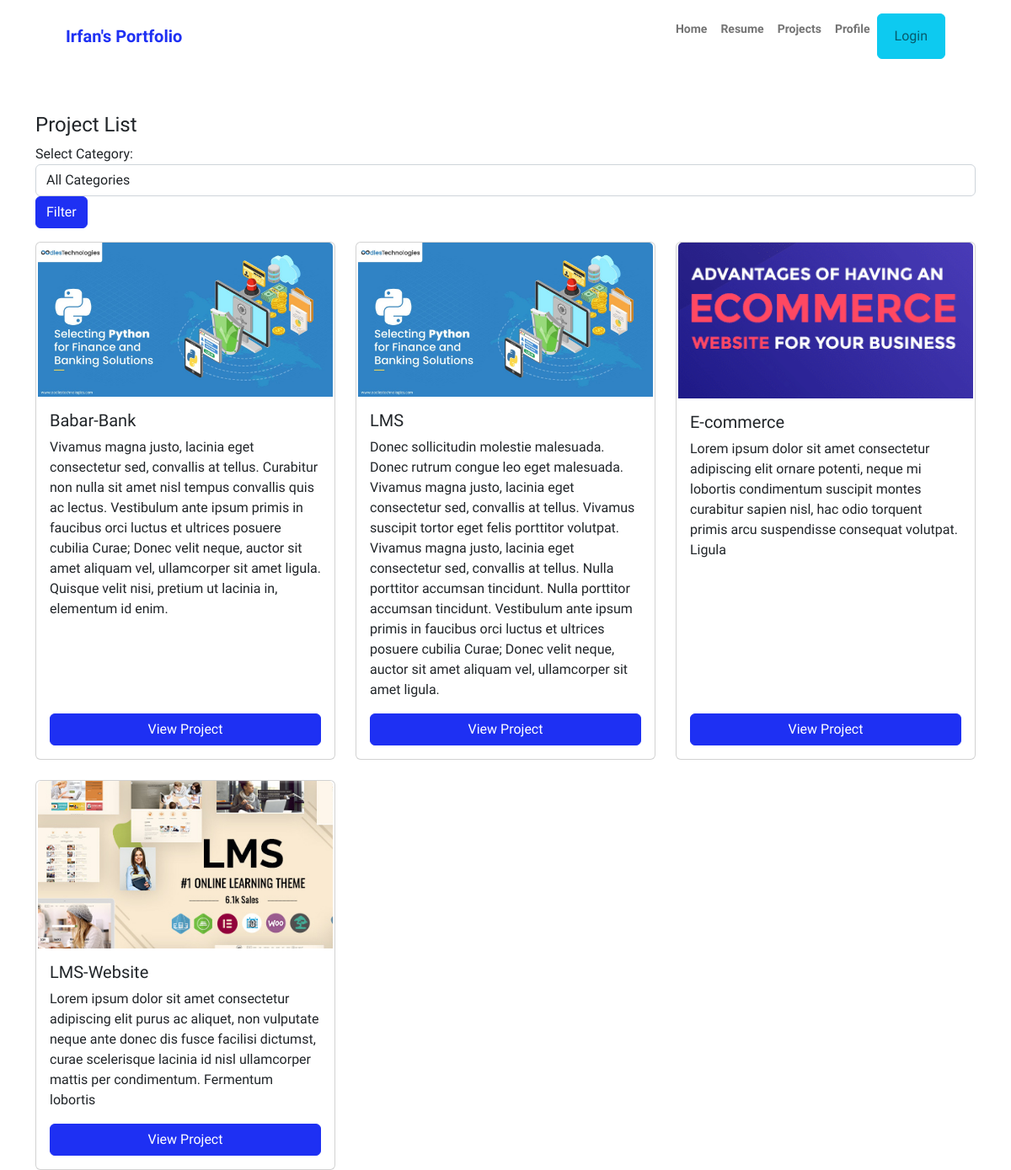
Page /project-list/ on the earlier database version.
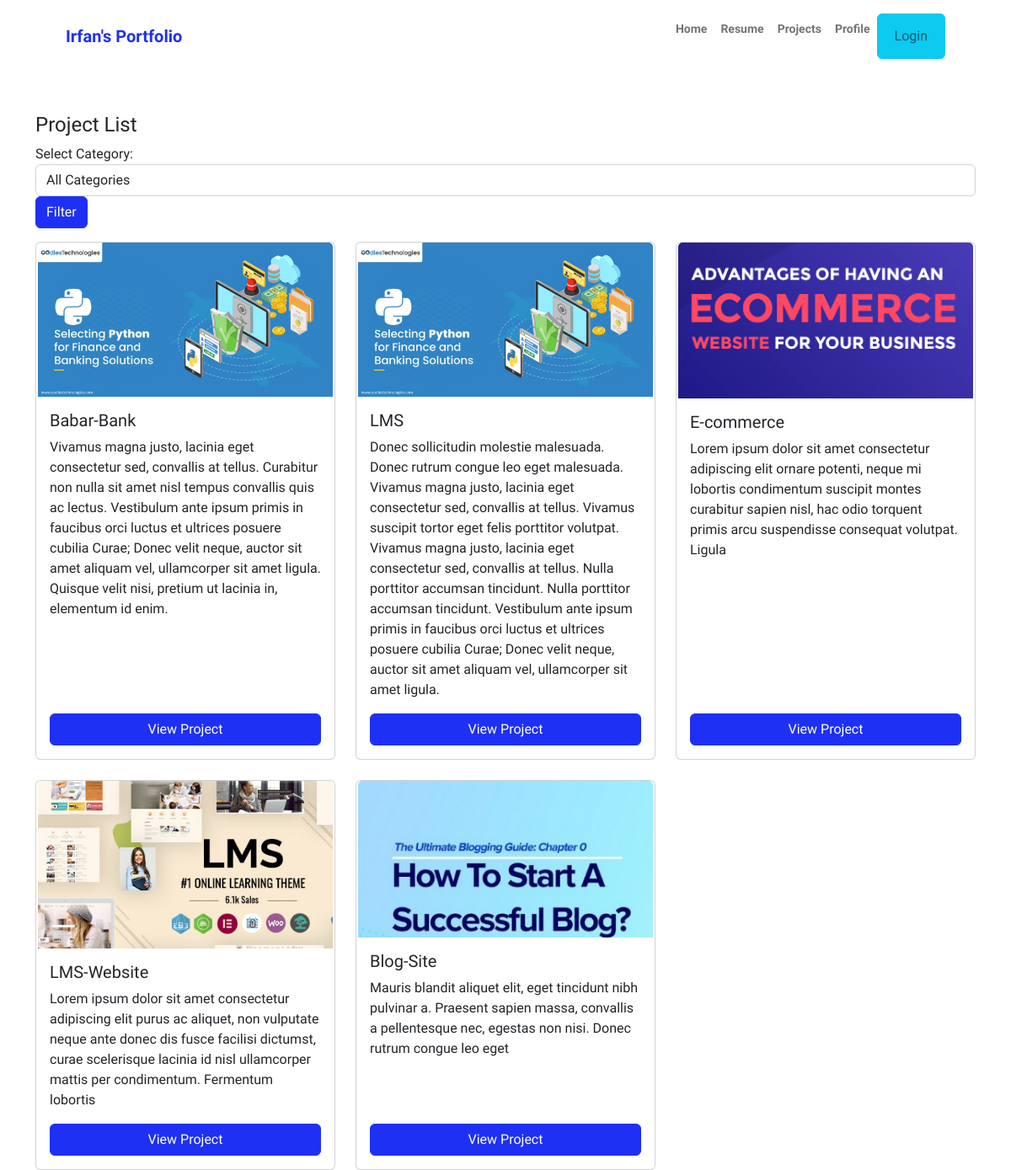
Same page on the later database version.
### main_app/models.py (models this page shows, shortened)
class Project(models.Model):
    CATEGORY_CHOICES = [
        ('E-commerce', 'E-commerce'),
        ('Blog site', 'Blog site'),
        ('Portfolio site', 'Portfolio site'),
        ('Tutorial site', 'Tutorial site'),
        ('LMS site', 'LMS site'),
    ]
    title = models.CharField(max_length=100)
    description = models.TextField()
    image = models.ImageField(upload_to='main_app/project_images/')
    category = models.CharField(max_length=50, default='default_category', choices=CATEGORY_CHOICES)
    created_at = models.DateTimeField(auto_now_add=True)

### main_app/views.py (the view)
# urls.py: path('project-list/', views.project_list, name='project_list'),
def project_list(request):
    category = request.GET.get('category')
    if category:
        projects = Project.objects.filter(category=category)
    else:
        projects = Project.objects.all()
    context = {'projects': projects}
    if not projects and not category:
        context['no_projects_message'] = "No available projects."
    elif not projects and category:
        context['no_projects_message'] = f"No available projects in the {category} category."
    return render(request, 'project_list.html', context)

### main_app/templates/project_list.html (shortened to what this page needs)
{% extends "base.html" %}
{% block body %}
<div class="container mt-5">
  <h4>Project List</h4>
  <form method="GET" action="{% url 'project_list' %}">
    <div class="form-group">
      <label for="categorySelect">Select Category:</label>
      <select class="form-control" id="categorySelect" name="category">
        <option value="">All Categories</option>
      </select>
    </div>
    <button type="submit" class="btn btn-primary mb-3">Filter</button>
  </form>
  <div class="row row-cols-1 row-cols-md-3 g-4">
    {% for project in projects %}
      <div class="col">
        <div class="card h-100">
          <img class="card-img-top project-thumbnail" src="{{ project.image.url }}" alt="{{ project.title }}">
          <div class="card-body">
            <h5 class="card-title">{{ project.title }}</h5>
            <p class="card-text">{{ project.description }}</p>
            <a href="{% url 'project_detail' project.id %}" class="btn btn-primary">View Project</a>
          </div>
        </div>
      </div>
    {% endfor %}
  </div>
</div>
{% endblock %}

Differences in the rows shown:
added Project: image (picture), title "Blog-Site", description "Mauris blandit aliquet elit, eget tincidunt nibh pulvinar a. Praesent sapien massa, convallis a pellentesque nec, egestas non nisi. Donec rutrum congue leo eget"
